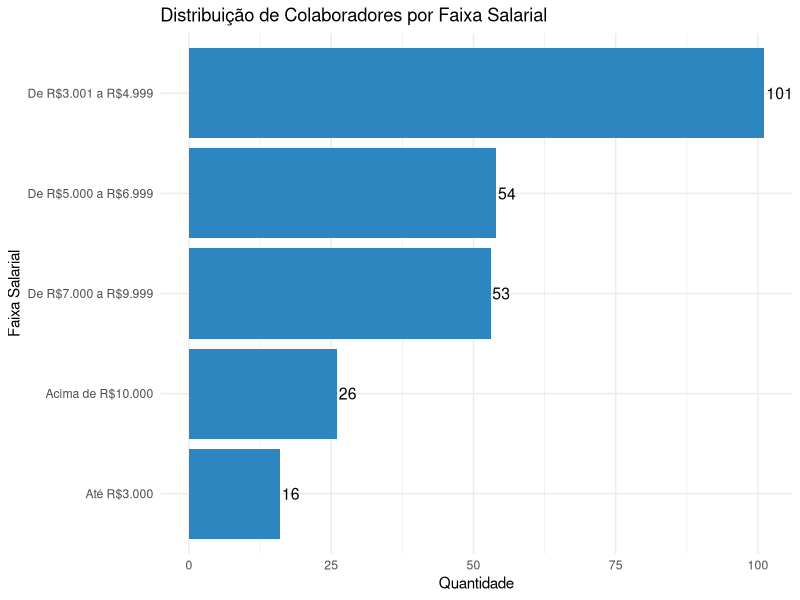
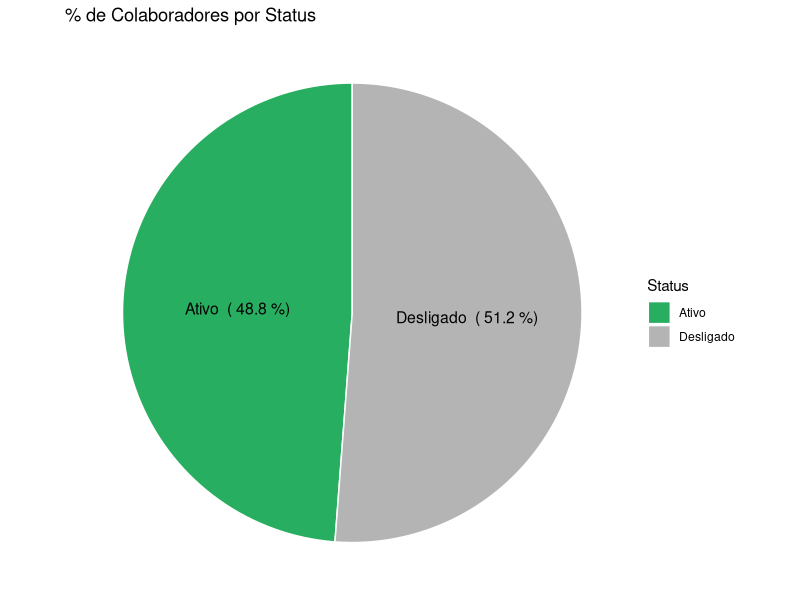
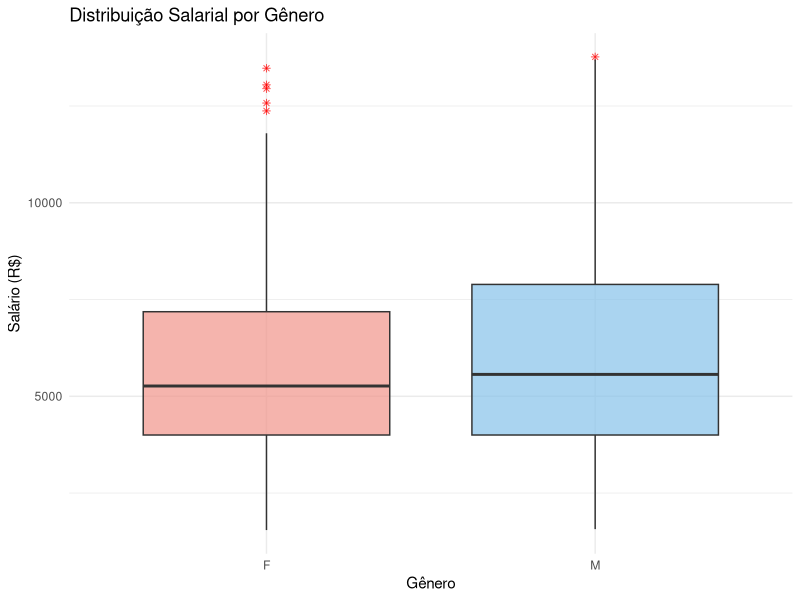
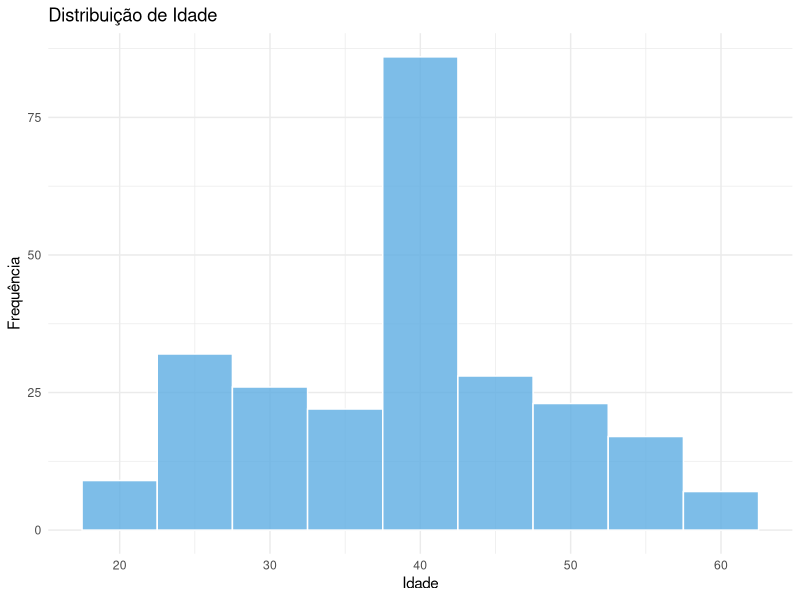
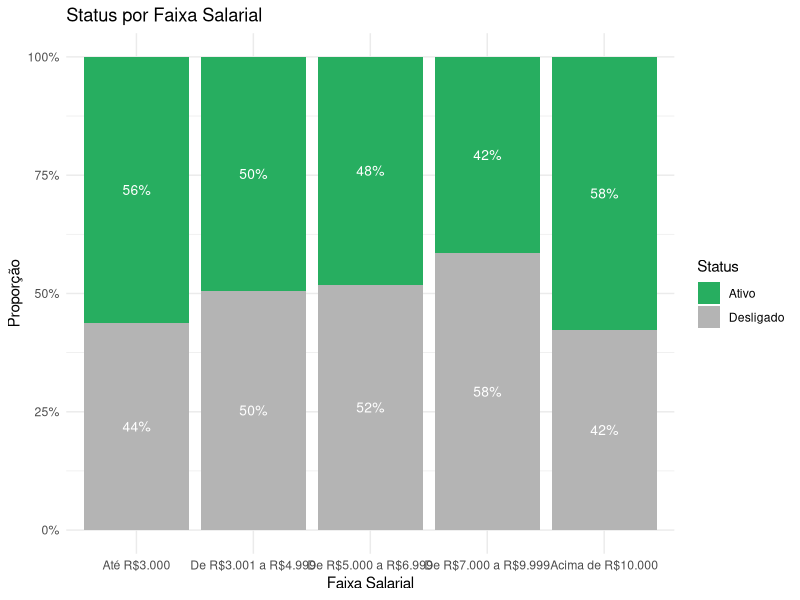

Here is the R script that generated these plots, in order:
###---- Projeto RH Analytics ----###

# Pacotes
library(tidyverse)
library(dplyr)
library(stringr)
library(lubridate)
library(ggplot2)

# 1. Carga dos dados
dados <- read_csv('dataset_rh.csv')

# 2. Análise Exploratória
head(dados)
glimpse(dados)
summary(dados)

# 2.1 Tratamento da coluna Idade
unique(dados$Idade)
class(dados$Idade)

is_num <- suppressWarnings(!is.na(as.numeric(dados$Idade))) # quais valores são números
table(is_num, useNA = 'ifany') # contagem de números e não-números

dados <- dados %>%
  mutate(Idade = str_trim(Idade),  # remove espaços em branco
         Idade = case_when(
           str_to_lower(Idade) == 'quarenta' ~ '40',
           TRUE ~ Idade
         ),
         Idade = as.numeric(Idade)) # converte para número

str(dados$Idade)
sum(is.na(dados$Idade))

# Substituindo NA's pela média de idade
media_idade <- mean(dados$Idade, na.rm = TRUE)
media_idade

dados$Idade[is.na(dados$Idade)] <- round(media_idade, 0)
sum(is.na(dados$Idade))

# 2.2 Tratamento da coluna Gênero
names(dados)[names(dados) == 'Gênero'] <- 'Genero' # retira o acento do nome da coluna

unique(dados$Genero)

dados <- dados %>%
  mutate(
    Genero = str_trim(str_to_lower(Genero)),
    Genero = case_when(
      Genero %in% c('feminino', 'feminina', 'fem') ~ 'F',
      Genero %in% c('masc', 'masculino', 'm') ~ 'M',
      TRUE ~ NA_character_
    )
  )

# 2.3 Tratamento da coluna Data_Admissao
dados <- dados %>%
  mutate(
    Data_Admissao = case_when(
      str_detect(Data_Admissao, '^\\d{4}-\\d{2}-\\d{2}$') ~ ymd(Data_Admissao),
      str_detect(Data_Admissao, '^\\d{2}/\\d{2}/\\d{4}$') ~ dmy(Data_Admissao),
      TRUE ~ NA_Date_
    )
  )

class(dados$Data_Admissao)

# 2.4 Tratamento da coluna Ultima_Avaliacao
sum(is.na(dados$Ultima_Avaliacao))

unique(dados$Ultima_Avaliacao)
str(dados$Ultima_Avaliacao)

# Categorizando as notas
dados <- dados %>%
  mutate(
    Fx_Avaliacao = case_when(
      is.na(Ultima_Avaliacao) ~ NA_character_,
      Ultima_Avaliacao < 3 ~ 'Ruim',
      Ultima_Avaliacao < 4 ~ 'Média',
      Ultima_Avaliacao <= 4.5 ~ 'Boa',
      TRUE ~ 'Excelente'
    )
  )

# 2.5 Tratamento da coluna Salario
class(dados$Salario)

dados <- dados %>%
  mutate(
    Salario = str_replace_all(Salario, 'R\\$\\s*', ''),
    Salario = str_replace_all(Salario, '\\.', ''),
    Salario = str_replace_all(Salario, ',', '.'),
    Salario = str_trim(Salario),
    Salario = as.numeric(Salario)
  )

summary(dados$Salario)
sum(is.na(dados$Salario))

# Preenchendo valores ausentes com a média salarial
media_salario <- round(mean(dados$Salario, na.rm = TRUE), 2)

dados$Salario[is.na(dados$Salario)] <- media_salario
sum(is.na(dados$Salario))

# Correção de Outlier
which(dados$Salario == max(dados$Salario, na.rm = TRUE))
dados$Salario[dados$Salario == 120807] <- 12807

# Criando faixas salariais
dados <- dados %>%
  mutate(
    Faixa_Salarial = case_when(
      Salario <= 3000 ~ 'Até R$3.000',
      Salario < 5000 ~ 'De R$3.001 a R$4.999',
      Salario < 7000 ~ 'De R$5.000 a R$6.999',
      Salario < 10000 ~ 'De R$7.000 a R$9.999',
      Salario >= 10000 ~ 'Acima de R$10.000',
      TRUE ~ 'Não informado'
    )
  )

class(dados$Faixa_Salarial)

# Convertendo Faixa_Salarial em fator ordenado
dados$Faixa_Salarial <- factor(
  dados$Faixa_Salarial,
  levels = c(
    'Até R$3.000',
    'De R$3.001 a R$4.999',
    'De R$5.000 a R$6.999',
    'De R$7.000 a R$9.999',
    'Acima de R$10.000',
    'Não informado'
  ),
  ordered = TRUE
)

# 2.6 Tratamento da coluna Dias_Afastado
unique(dados$Motivo_Saida)
sum(is.na(dados$Dias_Afastado))

dados$Dias_Afastado[is.na(dados$Dias_Afastado)] <- 0
dados$Dias_Afastado[dados$Dias_Afastado < 0] <- 0 # corrigindo valores negativos

# 3. KPIs
# 3.1 Total de colaboradores
total_colab <- nrow(dados)

# 3.2 Média Salarial
media_sal <- mean(dados$Salario, na.rm = TRUE)

# 3.3 Distribuição por faixa salarial
dist_fxSal <- dados %>%
  count(Faixa_Salarial) %>%
  mutate(Percent = round(n / sum(n) * 100, 1))

# 3.4 % de colaboradores por Status
perc_status <- dados %>%
  count(Status) %>%
  mutate(Percent = round(n / sum(n) * 100, 1))

# 3.5 Turnover (taxa de rotatividade)
total_inativos <- sum(dados$Status == 'Desligado')
tx_turn <- round((total_inativos / total_colab) * 100,  1)

# 4. Gráficos
# 4.1 Distribuição de colaboradores por faixa salarial
dados %>%
  count(Faixa_Salarial) %>%
  ggplot(aes(x = reorder(Faixa_Salarial, n), y = n)) +
  geom_col(fill = '#2E86C1') +
  geom_text(aes(label = n), hjust = -0.1, size = 4) +
  coord_flip() +
  labs(
    title = 'Distribuição de Colaboradores por Faixa Salarial',
    x = 'Faixa Salarial',
    y = 'Quantidade'
  ) +
  theme_minimal()

# 4.2 % de colaboradores por status
df_status <- dados %>%
  count(Status) %>%
  mutate(Percent = round(n / sum(n) * 100, 1),
         Label = paste(Status, ' (', Percent, '%)'))

ggplot(df_status, aes(x = '', y = Percent, fill = Status)) +
  geom_col(width = 1, color = 'white') +
  coord_polar(theta = 'y') +
  geom_text(aes(label = Label),
            position = position_stack(vjust = 0.5), size = 4) +
  labs(title = '% de Colaboradores por Status') +
  theme_void() +
  scale_fill_manual(values = c('#27AE60', '#b4b4b4'))

# 4.3 Salário por Gênero
ggplot(dados, aes(x = Genero, y = Salario, fill = Genero)) +
  geom_boxplot(outlier.color = 'red', outlier.shape = 8, alpha = 0.7) +
  scale_fill_manual(values = c('F' = '#F1948A', 'M' = '#85C1E9')) +
  labs(
    title = 'Distribuição Salarial por Gênero',
    x = 'Gênero',
    y = 'Salário (R$)'
  ) +
  theme_minimal() +
  theme(legend.position = 'none')

# 4.4 Distribuição de idades
ggplot(dados, aes(x = Idade)) +
  geom_histogram(binwidth = 5, fill = '#5DADE2', color = 'white', alpha = 0.8) +
  labs(
    title = 'Distribuição de Idade',
    x = 'Idade',
    y = 'Frequência'
  ) +
  theme_minimal()

# 4.5 Status por Faixa Salarial
prop_dados <- dados %>%
  count(Faixa_Salarial, Status) %>%
  group_by(Faixa_Salarial) %>%
  mutate(Proporcao = n / sum(n))

ggplot(prop_dados, aes(x = Faixa_Salarial, y = Proporcao, fill = Status)) +
  geom_bar(stat = 'identity', position = 'fill') +
  geom_text(aes(label = scales::percent(Proporcao, accuracy = 1)),
            position = position_fill(vjust = 0.5),
            color = 'white', size = 3.5) +
  scale_y_continuous(labels = scales::percent) +
  labs(
    title = 'Status por Faixa Salarial',
    x = 'Faixa Salarial',
    y = 'Proporção',
    fill = 'Status'
  ) +
  theme_minimal() +
  scale_fill_manual(values = c('Ativo' = '#27AE60', 'Desligado' = '#b4b4b4'))

# Gerando o dataset tratado
write.csv(dados, 'df_RH_tratado.csv', row.names = FALSE)
